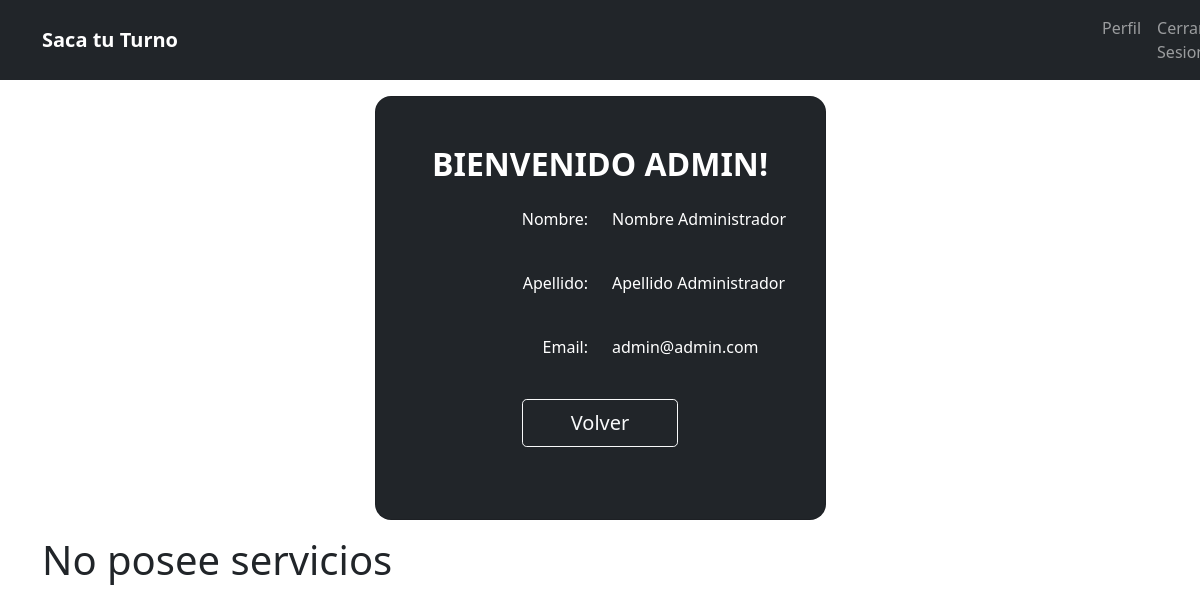
Before: /perfil/20/ (signed in) with the older database file.
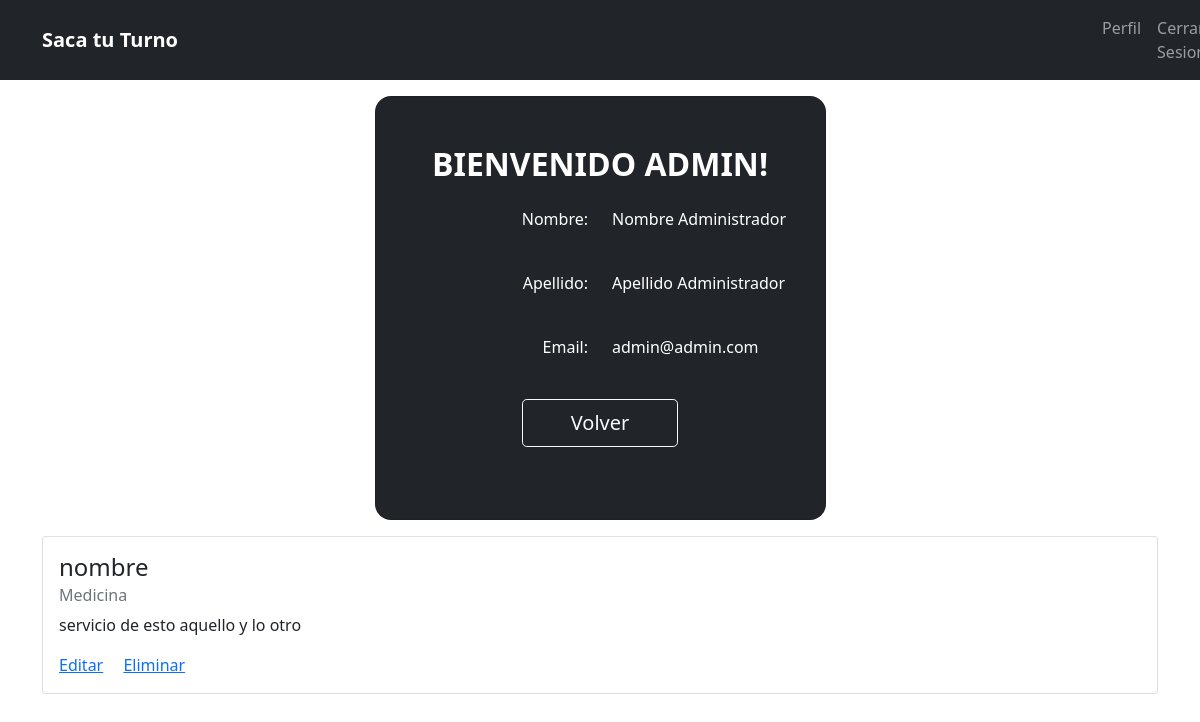
After: the same page with the newer database file.
### sitio/models.py (models this page shows, shortened)
class ServicioPrestado(models.Model):
    nombre = models.CharField(max_length=50, blank = False)       # NO LLEVA NOMBRE EL SERVICIO PRESTADO
    descripcion = models.TextField(max_length=150, blank = False)
    propietario = models.ForeignKey(User, on_delete=models.CASCADE)
    categoria = models.ForeignKey(Categoria, on_delete=models.CASCADE, blank = True, null= True)
    subcategoria = models.ForeignKey(SubCategoria, on_delete=models.CASCADE, blank = True, null= True)

class Categoria(models.Model):
    nombre = models.CharField(max_length=255, blank = False)
    def __str__(self):
        return self.nombre

### sitio/views.py (the view)
def perfil(request, id):
    servicios = ServicioPrestado.objects.filter(propietario__id = id)
    return render(request,'perfil.html', {'servicios': servicios})

### templates/perfil.html (shortened to what this page needs)
{% include "header.html" %}
<form method="post">
    <section class="vh-100 gradient-custom">
        <div class="container py-3 h-80">
            <div class="row d-flex justify-content-center align-items-center h-100">
                <div class="col-12 col-md-8 col-lg-6 col-xl-5">
                    <div class="card bg-dark text-white" style="border-radius: 1rem;">
                        <div class="card-body mt-2 text-center">
                            <div class="mb-md-5 mt-md-4 pb-2">
                                <h2 class="fw-bold mb-4 text-uppercase text-center">Bienvenido {{request.user.username}}! </h2>
                                <div class="form-outline form-white mb-4 row" >
                                    <label class="form-label col-6" style="text-align: right;">Nombre: </label>
                                    <p class="col-6" style="text-align: left; color: white;" >
                                        {{request.user.first_name}}
                                    </p>
                                </div>
                                <div class="form-outline form-white mb-4 row">
                                    <label class="form-label col-6" style="text-align: right;">Apellido:</label>
                                    <p class="col-6" style="text-align: left; color: white;">
                                        {{request.user.last_name}}
                                    </p>
                                </div>
                                <div class="form-outline form-white mb-4 row">
                                        <label class="form-label col-6" style="text-align: right;">Email:</label>
                                        <p class="col-6" style="text-align: left; color: white;">
                                            {{request.user.email}}
                                        </p>
                                </div>
                                <a class="btn btn-outline-light btn-lg px-5" type="submit" href= "{% url 'home' %}" >Volver</a>
                            </div>
                        </div>
                    </div>
                </div>
            </div>
        </div>
        <div class="container">
            {%for servicio in servicios %}
            <div class="card">
                <div class="card-body">
                    <h4 class="card-title">{{servicio.nombre}}</h4>
                    <h6 class="card-subtitle mb-2 text-muted">{{servicio.categoria}}</h6>
                    <p class="card-text">
                    {{servicio.descripcion}}
                    </p>
                    <a href="{% url 'editar_servicio' servicio.id servicio.propietario.id %}" class="card-link">Editar</a>
                    <a href="{% url 'eliminar_servicio' servicio.id servicio.propietario.id %}" class="card-link">Eliminar</a>
                </div>
              </div>
            {% empty %}
               <h1>No posee servicios</h1>
            {% endfor %}
        </div>
    </section>
</form>

Changed rows visible on the page:
added ServicioPrestado: nombre "nombre", categoria "Medicina", descripcion "servicio de esto aquello y lo otro"
Other visible differences:
text no longer shown: "No posee servicios"
